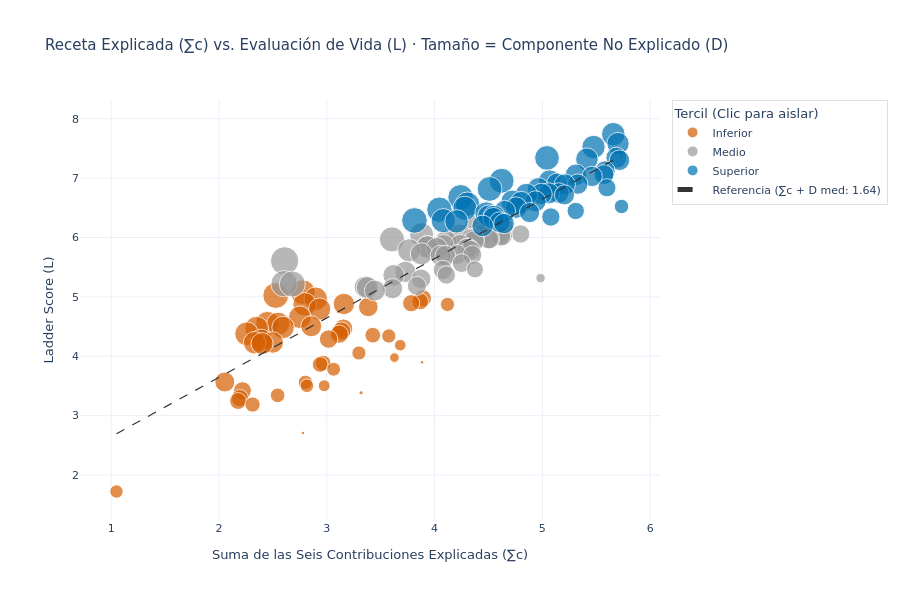

Source (notebook cell):
### Markdown cell above
## 4. Visualizaciones Interactivas con Plotly (Mínimo 2)

### Gráfico 5 (Plotly): Exploración Multidimensional Interactiva ($\sum c$ vs. $L$, con $D$ y Desglose Completo)
Este gráfico interactivo permite a la audiencia técnica aislar terciles con un clic, examinar desviaciones con respecto a la línea de balance y acceder al desglose de los seis componentes en cada país mediante tooltips dinámicos.

### Code cell
# Gráfico interactivo multidimensional con Plotly
df_analisis["D_tam"] = df_analisis["D"].clip(lower=0.05)

fig_plotly1 = px.scatter(
    df_analisis,
    x="suma_explicada",
    y="L",
    color="tercil",
    size="D_tam",
    category_orders={"tercil": ORDEN_TERCIL},
    color_discrete_map=PALETA_TERCILES,
    hover_name="pais",
    custom_data=["D", "ic_inf", "ic_sup", "c_PIB", "c_social", "c_vida", "c_libertad", "c_generosidad", "c_corrupcion"],
    labels={
        "suma_explicada": "Suma de las Seis Contribuciones Explicadas (∑c)",
        "L": "Ladder Score (L)",
        "tercil": "Tercil de Bienestar",
        "D_tam": "Tamaño D (rescalado)",
        "D": "Residuo (D)"
    },
    title="Receta Explicada (∑c) vs. Evaluación de Vida (L) · Tamaño = Componente No Explicado (D)"
)

fig_plotly1.update_traces(
    hovertemplate="<b>%{hovertext}</b><br>" +
                  "<b>Ladder Score (L):</b> %{y:.2f} (IC 95%: %{customdata[1]:.2f} - %{customdata[2]:.2f})<br>" +
                  "<b>∑ Explicada:</b> %{x:.2f} pts<br>" +
                  "<b>D (Distopía + residual):</b> %{customdata[0]:.2f} pts<br>" +
                  "------------------------------------<br>" +
                  "PIB per cápita: %{customdata[3]:.2f}<br>" +
                  "Apoyo social: %{customdata[4]:.2f}<br>" +
                  "Esperanza de vida: %{customdata[5]:.2f}<br>" +
                  "Libertad de decisión: %{customdata[6]:.2f}<br>" +
                  "Generosidad: %{customdata[7]:.2f}<br>" +
                  "Percepción corrupción: %{customdata[8]:.2f}<extra></extra>"
)

# Línea de referencia: L = suma_explicada + mediana(D)
x_ref = np.linspace(df_analisis["suma_explicada"].min(), df_analisis["suma_explicada"].max(), 50)
y_ref = x_ref + mediana_D
fig_plotly1.add_trace(
    go.Scatter(
        x=x_ref, y=y_ref, mode="lines",
        name=f"Referencia (∑c + D med: {mediana_D:.2f})",
        line=dict(color="#333333", dash="dash", width=1.2),
        hoverinfo="skip"
    )
)

fig_plotly1.update_layout(
    height=600,
    legend=dict(title=dict(text="Tercil (Clic para aislar)"), bgcolor="rgba(255,255,255,0.8)", bordercolor="#e0e0e0", borderwidth=1),
    font=dict(family="DejaVu Sans, Arial, sans-serif", size=11)
)

fig_plotly1.show()

### Figure 1 — Plotly figure (JSON) as saved in the notebook; plotly's stock layout.template omitted (floating-point values rounded to 4 significant figures; data arrays with more than 128 entries replaced by an {"elided": "..."} marker saying what was removed)
{"data": [{"customdata": {"elided": "47x9 float values"}, "hovertemplate": "<b>%{hovertext}</b><br><b>Ladder Score (L):</b> %{y:.2f} (IC 95%: %{customdata[1]:.2f} - %{customdata[2]:.2f})<br><b>∑ Explicada:</b> %{x:.2f} pts<br><b>D (Distopía + residual):</b> %{customdata[0]:.2f} pts<br>------------------------------------<br>PIB per cápita: %{customdata[3]:.2f}<br>Apoyo social: %{customdata[4]:.2f}<br>Esperanza de vida: %{customdata[5]:.2f}<br>Libertad de decisión: %{customdata[6]:.2f}<br>Generosidad: %{customdata[7]:.2f}<br>Percepción corrupción: %{customdata[8]:.2f}<extra></extra>", "hovertext": ["Ivory Coast", "Guinea", "Turkiye", "Senegal", "Iran", "Azerbaijan", "Nigeria", "Cameroon", "Ukraine", "Namibia", "Morocco", "Pakistan", "Niger", "Burkina Faso", "Mauritania", "Gambia", "Chad", "Kenya", "Tunisia", "Benin", "Uganda", "Myanmar", "Cambodia", "Ghana", "Liberia", "Mali", "Madagascar", "Togo", "Jordan", "India", "Egypt", "Sri Lanka", "Bangladesh", "Ethiopia", "Tanzania", "Comoros", "Yemen", "Zambia", "Eswatini", "Malawi", "Botswana", "Zimbabwe", "Congo (Kinshasa)", "Sierra Leone", "Lesotho", "Lebanon", "Afghanistan"], "legendgroup": "Inferior", "marker": {"color": "#D55E00", "size": [2.303, 2.497, 1.083, 2.071, 1.057, 1.11, 1.722, 2.08, 0.753, 1.446, 1.861, 1.907, 2.107, 1.999, 1.649, 1.89, 2.122, 1.316, 1.285, 2.121, 1.256, 0.9278, 0.7649, 1.273, 1.878, 1.734, 1.897, 1.814, 0.5042, 0.7557, 0.3488, 0.05, 0.9192, 0.9228, 0.7171, 1.512, 0.7599, 0.5264, 0.6863, 1.203, 0.06552, 0.797, 1.102, 1.068, 0.8745, 0.05, 0.6719], "sizemode": "area", "sizeref": 0.007495, "symbol": "circle"}, "mode": "markers", "name": "Inferior", "orientation": "v", "showlegend": true, "type": "scatter", "x": [2.777, 2.527, 3.893, 2.898, 3.866, 3.783, 3.159, 2.795, 4.12, 3.385, 2.934, 2.75, 2.45, 2.549, 2.856, 2.595, 2.35, 3.154, 3.136, 2.257, 3.116, 3.427, 3.576, 3.017, 2.391, 2.498, 2.331, 2.4, 3.682, 3.298, 3.628, 3.884, 2.967, 2.938, 3.064, 2.054, 2.801, 2.976, 2.816, 2.218, 3.318, 2.544, 2.193, 2.177, 2.312, 2.779, 1.049], "xaxis": "x", "y": [5.08, 5.023, 4.975, 4.969, 4.923, 4.893, 4.881, 4.874, 4.873, 4.832, 4.795, 4.657, 4.556, 4.548, 4.505, 4.485, 4.471, 4.47, 4.422, 4.377, 4.372, 4.354, 4.341, 4.289, 4.269, 4.232, 4.228, 4.214, 4.186, 4.054, 3.977, 3.898, 3.886, 3.861, 3.781, 3.566, 3.561, 3.502, 3.502, 3.421, 3.383, 3.341, 3.295, 3.245, 3.186, 2.707, 1.721], "yaxis": "y"}, {"customdata": {"elided": "46x9 float values"}, "hovertemplate": "<b>%{hovertext}</b><br><b>Ladder Score (L):</b> %{y:.2f} (IC 95%: %{customdata[1]:.2f} - %{customdata[2]:.2f})<br><b>∑ Explicada:</b> %{x:.2f} pts<br><b>D (Distopía + residual):</b> %{customdata[0]:.2f} pts<br>------------------------------------<br>PIB per cápita: %{customdata[3]:.2f}<br>Apoyo social: %{customdata[4]:.2f}<br>Esperanza de vida: %{customdata[5]:.2f}<br>Libertad de decisión: %{customdata[6]:.2f}<br>Generosidad: %{customdata[7]:.2f}<br>Percepción corrupción: %{customdata[8]:.2f}<extra></extra>", "hovertext": ["Argentina", "Kazakhstan", "Cyprus", "Japan", "South Korea", "Philippines", "Vietnam", "Portugal", "Hungary", "Paraguay", "Thailand", "Malaysia", "China", "Honduras", "Croatia", "Greece", "Bosnia and Herzegovina", "Libya", "Jamaica", "Peru", "Dominican Republic", "Mauritius", "Moldova", "Russia", "Bolivia", "Ecuador", "Kyrgyzstan", "Montenegro", "Mongolia", "Colombia", "Venezuela", "Indonesia", "Bulgaria", "Armenia", "South Africa", "North Macedonia", "Algeria", "Hong Kong S.A.R. of China", "Albania", "Congo (Brazzaville)", "Mozambique", "Georgia", "Iraq", "Nepal", "Laos", "Gabon"], "legendgroup": "Medio", "marker": {"color": "#999999", "size": [1.812, 1.551, 1.611, 1.261, 1.456, 2.167, 1.81, 1.397, 1.4, 1.637, 1.463, 1.473, 1.608, 2.364, 1.574, 1.83, 1.64, 1.785, 1.907, 1.907, 1.512, 1.517, 1.795, 1.451, 2.02, 1.846, 1.505, 1.357, 1.64, 1.596, 2.998, 1.318, 1.088, 1.379, 1.693, 1.26, 1.743, 0.3328, 1.428, 2.617, 2.536, 1.349, 1.809, 1.783, 1.529, 1.66], "sizemode": "area", "sizeref": 0.007495, "symbol": "circle"}, "mode": "markers", "name": "Medio", "orientation": "v", "showlegend": true, "type": "scatter", "x": [4.376, 4.636, 4.457, 4.799, 4.602, 3.88, 4.233, 4.633, 4.617, 4.339, 4.513, 4.503, 4.364, 3.604, 4.368, 4.104, 4.237, 4.082, 3.935, 3.934, 4.311, 4.299, 4.021, 4.335, 3.764, 3.878, 4.209, 4.35, 4.057, 4.099, 2.609, 4.251, 4.375, 4.076, 3.729, 4.109, 3.62, 4.984, 3.876, 2.604, 2.68, 3.835, 3.356, 3.375, 3.61, 3.446], "xaxis": "x", "y": [6.188, 6.188, 6.068, 6.06, 6.058, 6.048, 6.043, 6.03, 6.017, 5.977, 5.976, 5.975, 5.973, 5.968, 5.942, 5.934, 5.877, 5.866, 5.842, 5.841, 5.823, 5.816, 5.816, 5.785, 5.784, 5.725, 5.714, 5.707, 5.696, 5.695, 5.607, 5.568, 5.463, 5.455, 5.422, 5.369, 5.364, 5.316, 5.304, 5.221, 5.216, 5.185, 5.166, 5.158, 5.139, 5.106], "yaxis": "y"}, {"customdata": {"elided": "47x9 float values"}, "hovertemplate": "<b>%{hovertext}</b><br><b>Ladder Score (L):</b> %{y:.2f} (IC 95%: %{customdata[1]:.2f} - %{customdata[2]:.2f})<br><b>∑ Explicada:</b> %{x:.2f} pts<br><b>D (Distopía + residual):</b> %{customdata[0]:.2f} pts<br>------------------------------------<br>PIB per cápita: %{customdata[3]:.2f}<br>Apoyo social: %{customdata[4]:.2f}<br>Esperanza de vida: %{customdata[5]:.2f}<br>Libertad de decisión: %{customdata[6]:.2f}<br>Generosidad: %{customdata[7]:.2f}<br>Percepción corrupción: %{customdata[8]:.2f}<extra></extra>", "hovertext": ["Finland", "Denmark", "Iceland", "Sweden", "Israel", "Netherlands", "Norway", "Luxembourg", "Switzerland", "Australia", "New Zealand", "Costa Rica", "Kuwait", "Austria", "Canada", "Belgium", "Ireland", "Czechia", "Lithuania", "United Kingdom", "Slovenia", "United Arab Emirates", "United States", "Germany", "Mexico", "Uruguay", "France", "Saudi Arabia", "Kosovo", "Singapore", "Taiwan Province of China", "Romania", "El Salvador", "Estonia", "Poland", "Spain", "Serbia", "Chile", "Panama", "Malta", "Italy", "Guatemala", "Nicaragua", "Brazil", "Slovakia", "Latvia", "Uzbekistan"], "legendgroup": "Superior", "marker": {"color": "#0072B2", "size": [2.082, 1.881, 2.05, 1.658, 2.298, 1.906, 1.586, 1.54, 1.488, 1.745, 1.567, 2.333, 1.884, 1.766, 1.572, 1.686, 1.239, 1.858, 2.307, 1.598, 1.683, 1.741, 1.873, 1.513, 2.437, 1.891, 1.672, 1.79, 2.255, 0.7882, 1.747, 2.21, 2.424, 1.138, 1.791, 1.54, 1.932, 1.858, 1.806, 1.267, 1.777, 2.473, 2.203, 2.068, 1.653, 1.59, 1.749], "sizemode": "area", "sizeref": 0.007495, "symbol": "circle"}, "mode": "markers", "name": "Superior", "orientation": "v", "showlegend": true, "type": "scatter", "x": [5.658, 5.702, 5.475, 5.686, 5.043, 5.413, 5.716, 5.582, 5.572, 5.312, 5.462, 4.622, 5.068, 5.139, 5.328, 5.208, 5.599, 4.963, 4.51, 5.151, 5.06, 4.992, 4.852, 5.205, 4.241, 4.72, 4.937, 4.803, 4.306, 5.735, 4.757, 4.281, 4.045, 5.31, 4.65, 4.881, 4.479, 4.502, 4.552, 5.079, 4.547, 3.814, 4.08, 4.204, 4.604, 4.645, 4.446], "xaxis": "x", "y": [7.741, 7.583, 7.525, 7.344, 7.341, 7.319, 7.302, 7.122, 7.06, 7.057, 7.029, 6.955, 6.951, 6.905, 6.9, 6.894, 6.838, 6.822, 6.818, 6.749, 6.743, 6.733, 6.725, 6.719, 6.678, 6.611, 6.609, 6.594, 6.561, 6.523, 6.503, 6.491, 6.469, 6.448, 6.442, 6.421, 6.411, 6.36, 6.358, 6.346, 6.324, 6.287, 6.284, 6.272, 6.257, 6.234, 6.195], "yaxis": "y"}, {"hoverinfo": "skip", "line": {"color": "#333333", "dash": "dash", "width": 1.2}, "mode": "lines", "name": "Referencia (∑c + D med: 1.64)", "type": "scatter", "x": [1.049, 1.145, 1.24, 1.336, 1.432, 1.527, 1.623, 1.718, 1.814, 1.91, 2.005, 2.101, 2.197, 2.292, 2.388, 2.483, 2.579, 2.675, 2.77, 2.866, 2.962, 3.057, 3.153, 3.248, 3.344, 3.44, 3.535, 3.631, 3.727, 3.822, 3.918, 4.013, 4.109, 4.205, 4.3, 4.396, 4.492, 4.587, 4.683, 4.778, 4.874, 4.97, 5.065, 5.161, 5.256, 5.352, 5.448, 5.543, 5.639, 5.735], "y": [2.694, 2.789, 2.885, 2.98, 3.076, 3.172, 3.267, 3.363, 3.459, 3.554, 3.65, 3.745, 3.841, 3.937, 4.032, 4.128, 4.224, 4.319, 4.415, 4.51, 4.606, 4.702, 4.797, 4.893, 4.988, 5.084, 5.18, 5.275, 5.371, 5.467, 5.562, 5.658, 5.753, 5.849, 5.945, 6.04, 6.136, 6.232, 6.327, 6.423, 6.518, 6.614, 6.71, 6.805, 6.901, 6.997, 7.092, 7.188, 7.283, 7.379]}], "layout": {"font": {"family": "DejaVu Sans, Arial, sans-serif", "size": 11}, "height": 600, "legend": {"bgcolor": "rgba(255,255,255,0.8)", "bordercolor": "#e0e0e0", "borderwidth": 1, "itemsizing": "constant", "title": {"text": "Tercil (Clic para aislar)"}, "tracegroupgap": 0}, "title": {"text": "Receta Explicada (∑c) vs. Evaluación de Vida (L) · Tamaño = Componente No Explicado (D)"}, "xaxis": {"anchor": "y", "domain": [0.0, 1.0], "title": {"text": "Suma de las Seis Contribuciones Explicadas (∑c)"}}, "yaxis": {"anchor": "x", "domain": [0.0, 1.0], "title": {"text": "Ladder Score (L)"}}}}
